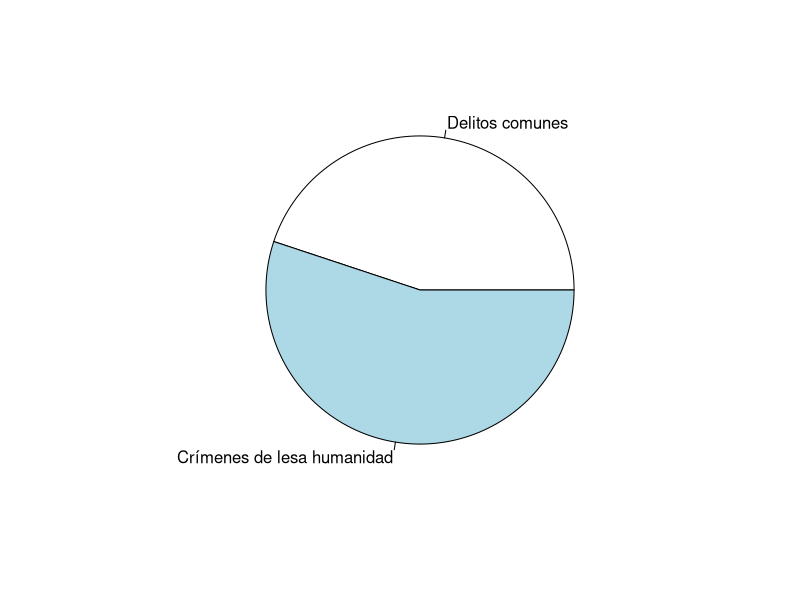
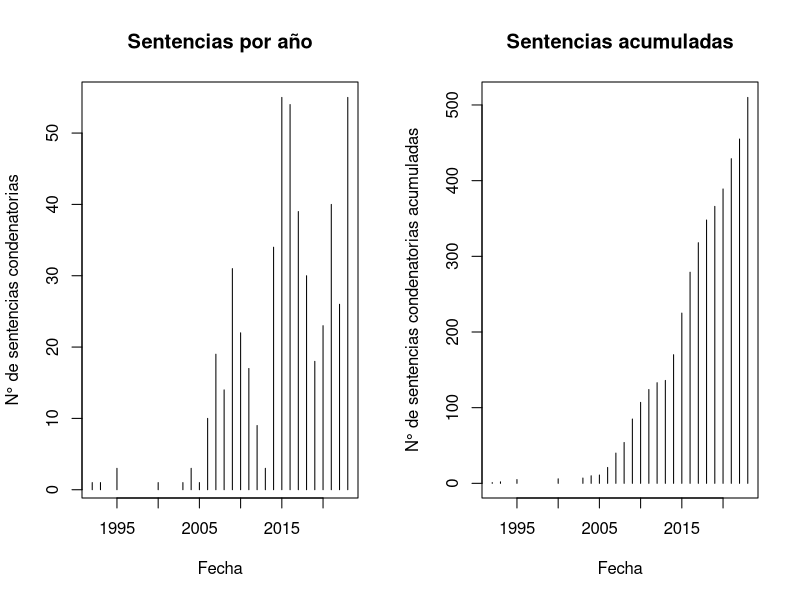

Here is the R script that generated these plots, in order:
## ---- chunk 1
knitr::opts_chunk$set(echo = F, message = F, warning = F, fig.height=4, fig.width=9, fig.pos = 'H')
#### Preámbulo ####


# Carga de paquetes
library(tidyverse)
library(readxl)
library(kableExtra)

# Carga de datos del PDH
agentes <- read_excel("20240104-Informe-historial-procesal-Agente.xlsx")
causas <- read_excel("20240105-Informe-PJP.xlsx")

#### Procesamiento de datos ####

# Limpieza de base de datos de causas
rol_causas <- causas %>%
  filter(EstadoProc == "Sentencia condenatoria ejecut.") %>%
  group_by(Rol) %>%
  summarise(n = n()) %>%
  ungroup()

# Limpieza de base de datos de criminales
agentes <- agentes %>%
  select(Agente, Rama_Perteneciente, Rol, Estado_Procesal, Fecha, Delito, Condena) %>%
  filter(Estado_Procesal %in% c("SENTENCIA 1° INST", "SENTENCIA 2° INST", "FONDO", "FORMA")) %>%
  group_by(Agente, Rol) %>%
  summarise(Rama_Perteneciente = last(Rama_Perteneciente),
            Estado_Procesal = last(Estado_Procesal),
            Fecha = last(Fecha),
            Delito = last(Delito),
            Condena = last(Condena)) %>%
  ungroup()
agentes <- agentes %>%
  filter(Rol %in% c(paste0(rol_causas$Rol))) %>%
  filter(grepl("Año|año|día|dia", Condena))

n_distinct(agentes$Agente) # 923 agentes condenados
n_distinct(agentes$Rol) # 513 sentencias definitivas

agentes <- agentes %>%
  mutate(
    Homicidio = if_else(grepl("Homicidio|homicidio", Delito), 1, 0),
    Secuestro = if_else(grepl("Secuestro|secuestro", Delito), 1, 0),
    Tortura = if_else(grepl("tormentos|Apremios|apremios|Artículo 150 N°1 C.P.|Artículo N° 150 C.P.|Tortura|tortura|Torturas|torturas", Delito), 1, 0),
    Asociacion_ilicita = if_else(grepl("Asociación ilícita|asoc. ilicita", Delito), 1, 0),
    Otros = if_else(grepl("Exhumación Ilegal|iolencia innecesaria|iolencias innecesarias|Sustracción de menores|otros|Robo|Lesiones|lesiones|control de armas|Falso testimonio en causa criminal|Falsificación de instrumento público|etencion ilegal", Delito), 1, 0)
         )

agentes$Agente <- str_replace_all(string = agentes$Agente,
                pattern = c("[(+*)]" = "",
                            "C-" = ""))
agentes$Agente <- str_squish(agentes$Agente)

## ---- chunk 2
Figura_1 <- c(119, 146)

pie(Figura_1, labels = c("Delitos comunes", "Crímenes de lesa humanidad"))

## ---- chunk 3
# Tabla 2: Criminales por delito
agentes %>%
  group_by(Agente) %>%
  summarise("Total condenas" = n_distinct(Rol),
            Homicidio = n_distinct(Rol[Homicidio==1]),
            Secuestro = n_distinct(Rol[Secuestro==1]),
            Tortura = n_distinct(Rol[Tortura==1]),
            "Asoc. ilíc." = n_distinct(Rol[Asociacion_ilicita==1]),
            Otros = n_distinct(Rol[Otros==1])) %>%
  arrange(desc(`Total condenas`)) %>%
  head(10) %>%
  kable(booktabs = T,
        caption = "Ranking: Los 10 criminales de lesa humanidad con mayor número de condenas") %>%
  kable_styling(full_width = T, latex_options = c("striped", "HOLD_position"), font_size = 7) %>% column_spec(1, width = "6cm") %>%
  footnote(general = "Programa de Derechos Humanos",
           general_title = "Fuente:")

## ---- chunk 4
# Figura 1: Fecha de emisión de las setencias definitivas
par(mfrow = c(1, 2))
agentes %>%
  mutate(Anno = lubridate::year(Fecha)) %>%
  filter(Anno > 1989) %>%
  group_by(Rol) %>%
  summarise(Anno = last(Anno)) %>%
  ungroup() %>%
  count(Anno) %>%
  plot(type = "h",
       main = "Sentencias por año",
       xlab = "Fecha", ylab = "N° de sentencias condenatorias")
agentes %>%
  mutate(Anno = lubridate::year(Fecha)) %>%
  filter(Anno > 1989) %>%
  group_by(Rol) %>%
  summarise(Anno = last(Anno)) %>%
  ungroup() %>%
  count(Anno) %>%
  mutate(Acum = cumsum(n)) %>%
  select(!n) %>%
  plot(type = "h",
       main = "Sentencias acumuladas",
       xlab = "Fecha", ylab = "N° de sentencias condenatorias acumuladas")
par(mfrow = c(1, 1))
